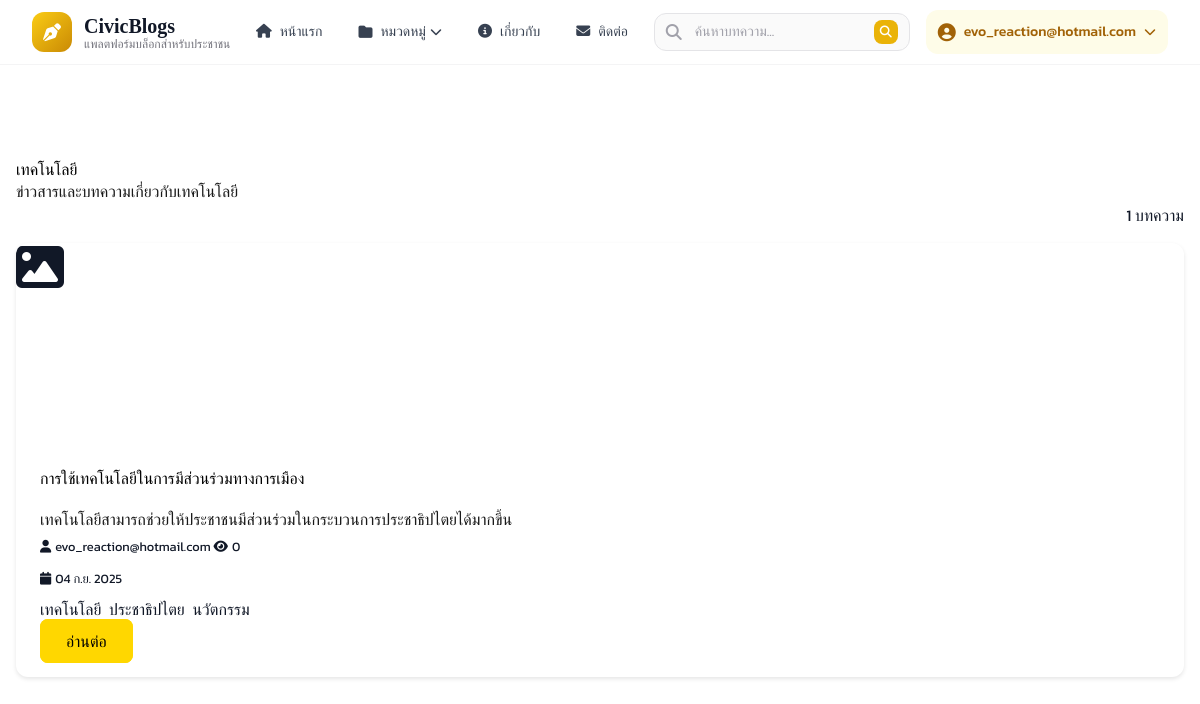
/category/technology/ (signed in), run on the app's committed database.
### blog/models.py (models this page shows, shortened)
class Category(models.Model):
    name = models.CharField(max_length=100, unique=True)
    slug = models.SlugField(max_length=100, unique=True, blank=True)
    description = models.TextField(blank=True)
    created_at = models.DateTimeField(auto_now_add=True)
    class Meta:
        verbose_name_plural = 'Categories'
        ordering = ['name']

class Post(models.Model):
    STATUS_CHOICES = (
        ('draft', 'Draft'),
        ('published', 'Published'),
        ('archived', 'Archived'),
    )
    title = models.CharField(max_length=200)
    slug = models.SlugField(max_length=200, unique=True, blank=True)
    author = models.ForeignKey(User, on_delete=models.CASCADE, related_name='blog_posts')
    category = models.ForeignKey(Category, on_delete=models.SET_NULL, null=True, blank=True, related_name='posts')
    excerpt = models.TextField(max_length=300, blank=True, help_text='Brief description of the post')
    content = RichTextUploadingField()
    featured_image = models.ImageField(upload_to=upload_featured_image, blank=True, null=True)
    featured_image_alt = models.CharField(max_length=200, blank=True, help_text='Alt text for featured image')
    status = models.CharField(max_length=10, choices=STATUS_CHOICES, default='draft')
    tags = TaggableManager(blank=True)
    meta_description = models.CharField(max_length=160, blank=True)
    meta_keywords = models.CharField(max_length=200, blank=True)
    created_at = models.DateTimeField(auto_now_add=True)
    updated_at = models.DateTimeField(auto_now=True)
    published_at = models.DateTimeField(null=True, blank=True)
    view_count = models.PositiveIntegerField(default=0)
    class Meta:
        ordering = ['-created_at']
        indexes = [
            models.Index(fields=['-created_at']),
            models.Index(fields=['status']),
            models.Index(fields=['category']),
        ]
    def get_absolute_url(self):
        return reverse('blog:post_detail', kwargs={'slug': self.slug})

### blog/views.py (the view)
# urls.py: re_path(r'^category/(?P<slug>[-\w]+)/$', views.CategoryDetailView.as_view(), name='category_detail'),
class CategoryDetailView(DetailView):
    model = Category
    template_name = 'blog/category_detail.html'
    context_object_name = 'category'
    def get_context_data(self, **kwargs):
        context = super().get_context_data(**kwargs)
        context['posts'] = self.object.posts.filter(status='published').select_related('author')
        return context

### templates/blog/category_detail.html (shortened to what this page needs)
{% extends 'base.html' %}
{% block content %}
<div class="p-4">
    <div class="d-flex justify-content-between align-items-center mb-4">
        <div>
            <h1 class="display-5">{{ category.name }}</h1>
            {% if category.description %}
                <p class="lead text-muted">{{ category.description }}</p>
            {% endif %}
        </div>
        <div class="text-end">
            <span class="badge bg-primary fs-6">{{ posts.count }} บทความ</span>
        </div>
    </div>
    {% if posts %}
        <div class="row">
            {% for post in posts %}
                <div class="col-md-6 col-lg-4 mb-4">
                    <div class="card h-100">
                        {% if post.featured_image %}
                            <img src="{{ post.featured_image.url }}"
                                 class="card-img-top"
                                 style="height: 200px; object-fit: cover;"
                                 alt="{{ post.featured_image_alt|default:post.title }}">
                        {% else %}
                            <div class="card-img-top bg-light d-flex align-items-center justify-content-center"
                                 style="height: 200px;">
                                <i class="fas fa-image fa-3x text-muted"></i>
                            </div>
                        {% endif %}
                        <div class="card-body d-flex flex-column">
                            <h5 class="card-title">{{ post.title }}</h5>
                            <p class="card-text">{{ post.excerpt|truncatewords:20 }}</p>
                            <div class="mt-auto">
                                <div class="d-flex justify-content-between align-items-center mb-2">
                                    <small class="text-muted">
                                        <i class="fas fa-user me-1"></i>{{ post.author.username }}
                                    </small>
                                    <small class="text-muted">
                                        <i class="fas fa-eye me-1"></i>{{ post.view_count }}
                                    </small>
                                </div>
                                <div class="d-flex justify-content-between align-items-center mb-2">
                                    <small class="text-muted">
                                        <i class="fas fa-calendar me-1"></i>{{ post.created_at|date:"d M Y" }}
                                    </small>
                                </div>
                                <div class="mb-2">
                                    {% for tag in post.tags.all|slice:":3" %}
                                        <span class="badge bg-info me-1">{{ tag.name }}</span>
                                    {% endfor %}
                                </div>
                                <a href="{{ post.get_absolute_url }}" class="btn btn-primary">อ่านต่อ</a>
                            </div>
                        </div>
                    </div>
                </div>
            {% endfor %}
        </div>
    {% else %}
        <div class="alert alert-info text-center" role="alert">
            <h4>ยังไม่มีบทความในหมวดหมู่นี้</h4>
            <p>กรุณาติดตามบทความใหม่ๆ ในหมวดหมู่ {{ category.name }}</p>
            <a href="{% url 'blog:post_list' %}" class="btn btn-primary">ดูบทความทั้งหมด</a>
        </div>
    {% endif %}
</div>
{% endblock %}

### templates/base.html (shortened to what this page needs)
<!DOCTYPE html>
<html lang="th" class="scroll-smooth">
<head>
    <script src="https://cdn.tailwindcss.com"></script>
    <link rel="stylesheet" href="https://cdnjs.cloudflare.com/ajax/libs/font-awesome/6.4.0/css/all.min.css">
    {% load static %}
    <link rel="stylesheet" href="{% static 'css/style.css' %}">
</head>
<body class="bg-white text-gray-900 font-sans antialiased">
    <nav class="fixed top-0 w-full bg-white/80 glass border-b border-gray-100 z-50 transition-all duration-300" id="navbar">
        <div class="max-w-7xl mx-auto px-4 sm:px-6 lg:px-8">
            <div class="flex justify-between items-center h-16">
                <div class="flex items-center space-x-4">
                    <a href="{% url 'blog:post_list' %}" class="flex items-center space-x-3 group">
                        <div class="w-10 h-10 bg-gradient-to-br from-yellow-400 to-yellow-600 rounded-xl flex items-center justify-center group-hover:scale-105 transition-transform duration-300">
                            <i class="fas fa-pen-nib text-white text-lg"></i>
                        </div>
                        <div class="hidden sm:block">
                            <h1 class="text-xl font-bold text-gray-900">CivicBlogs</h1>
                            <p class="text-xs text-gray-500 -mt-1">แพลตฟอร์มบล็อกสำหรับประชาชน</p>
                        </div>
                    </a>
                </div>
                <div class="hidden md:flex items-center space-x-1">
                    <a href="{% url 'blog:post_list' %}" class="px-4 py-2 text-sm font-medium text-gray-700 hover:text-yellow-600 hover:bg-yellow-50 rounded-lg transition-colors duration-200">
                        <i class="fas fa-home mr-2"></i>หน้าแรก
                    </a>
                    <div class="relative group">
                        <button class="px-4 py-2 text-sm font-medium text-gray-700 hover:text-yellow-600 hover:bg-yellow-50 rounded-lg transition-colors duration-200 flex items-center">
                            <i class="fas fa-folder mr-2"></i>หมวดหมู่
                            <i class="fas fa-chevron-down ml-1 text-xs"></i>
                        </button>
                    </div>
                    <a href="{% url 'blog:about' %}" class="px-4 py-2 text-sm font-medium text-gray-700 hover:text-yellow-600 hover:bg-yellow-50 rounded-lg transition-colors duration-200">
                        <i class="fas fa-info-circle mr-2"></i>เกี่ยวกับ
                    </a>
                    <a href="{% url 'blog:contact' %}" class="px-4 py-2 text-sm font-medium text-gray-700 hover:text-yellow-600 hover:bg-yellow-50 rounded-lg transition-colors duration-200">
                        <i class="fas fa-envelope mr-2"></i>ติดต่อ
                    </a>
                </div>
                <div class="flex items-center space-x-4">
                    <div class="hidden md:block">
                        <form method="GET" action="{% url 'blog:search' %}" class="relative">
                            <input type="search" name="q" placeholder="ค้นหาบทความ..." value="{{ request.GET.q }}"
                                   class="w-64 pl-10 pr-4 py-2 bg-gray-50 border border-gray-200 rounded-xl text-sm focus:outline-none focus:ring-2 focus:ring-yellow-500 focus:border-transparent transition-all duration-200">
                            <div class="absolute inset-y-0 left-0 pl-3 flex items-center pointer-events-none">
                            </div>
                            <button type="submit" class="absolute inset-y-0 right-0 pr-3 flex items-center">
                                <div class="w-6 h-6 bg-yellow-500 hover:bg-yellow-600 rounded-lg flex items-center justify-center transition-colors duration-200">
                                    <i class="fas fa-search text-white text-xs"></i>
                                </div>
                            </button>
                        </form>
                    </div>
                    {% if user.is_authenticated %}
                    <div class="relative group">
                        <button class="flex items-center space-x-2 px-3 py-2 bg-yellow-50 text-yellow-700 hover:bg-yellow-100 rounded-xl transition-colors duration-200">
                            <i class="fas fa-user-circle text-lg"></i>
                            <span class="hidden sm:block text-sm font-medium">{{ user.username }}</span>
                            <i class="fas fa-chevron-down text-xs"></i>
                        </button>
                    </div>
                    {% else %}
                    <a href="{% url 'admin:login' %}" class="px-4 py-2 bg-yellow-500 hover:bg-yellow-600 text-white text-sm font-medium rounded-xl transition-colors duration-200">
                        <i class="fas fa-sign-in-alt mr-2"></i>เข้าสู่ระบบ
                    </a>
                    {% endif %}
                </div>
            </div>
        </div>
    </nav>
    <main class="pt-16 min-h-screen">
        {% block content %}{% endblock %}
    </main>
</body>
</html>

### static/css/style.css (style rules this page uses)
:root { --primary-yellow: #FFD700; --secondary-yellow: #FFA500; --accent-yellow: #FFFF00; --light-yellow: #FFF8DC; --primary-black: #000000; --soft-black: #1a1a1a; --charcoal: #2c2c2c; --dark-gray: #404040; --pure-white: #FFFFFF; --off-white: #FAFAFA; --light-gray: #f5f5f5; --font-primary: 'Arial', sans-serif; --font-heading: 'Georgia', serif; --spacing-xs: 0.25rem; --spacing-sm: 0.5rem; --spacing-md: 1rem; --spacing-lg: 1.5rem; --spacing-xl: 2rem; --spacing-xxl: 3rem; --border-radius-sm: 4px; --border-radius-md: 8px; --border-radius-lg: 12px; --shadow-sm: 0 2px 4px rgba(0, 0, 0, 0.1); --shadow-md: 0 4px 8px rgba(0, 0, 0, 0.15); --shadow-lg: 0 8px 16px rgba(0, 0, 0, 0.2); }
* { margin: 0; padding: 0; box-sizing: border-box; }
body { font-family: 'Kanit', 'Arial', sans-serif; background-color: var(--pure-white); color: var(--primary-black); line-height: 1.6; padding-top: 80px; }
h1, h2, h3, h4, h5, h6 { font-family: var(--font-heading); color: var(--primary-black); margin-bottom: var(--spacing-md); font-weight: bold; }
h1 { font-size: 2.5rem; line-height: 1.2; }
p { margin-bottom: var(--spacing-md); color: var(--soft-black); }
a { color: var(--primary-black); text-decoration: none; transition: all 0.3s ease; }
.btn { border-radius: var(--border-radius-md); padding: var(--spacing-sm) var(--spacing-lg); font-weight: 500; transition: all 0.3s ease; border: 2px solid transparent; }
.btn-primary { background-color: var(--primary-yellow); border-color: var(--primary-yellow); color: var(--primary-black); }
.card { border: none; border-radius: var(--border-radius-lg); box-shadow: var(--shadow-sm); transition: all 0.3s ease; overflow: hidden; background-color: var(--pure-white); }
.card-body { padding: var(--spacing-lg); }
.card-title { color: var(--primary-black); font-family: var(--font-heading); margin-bottom: var(--spacing-md); }
.card-text { color: var(--soft-black); line-height: 1.6; }
.card { animation: fadeInUp 0.6s ease forwards; }

### templates/base.html (style rules this page uses)
.glass { backdrop-filter: blur(16px); -webkit-backdrop-filter: blur(16px); }

### data on the page
Category: name "เทคโนโลยี", description "ข่าวสารและบทความเกี่ยวกับเทคโนโลยี"
Post: title "การใช้เทคโนโลยีในการมีส่วนร่วมทางการเมือง", excerpt "เทคโนโลยีสามารถช่วยให้ประชาชนมีส่วนร่วมในกระบวนการประชาธิปไตยได้มากขึ้น", author.username "evo_reaction@hotmail.com", view_count "0", created_at "04 ก.ย. 2025"
Tag: name "เทคโนโลยี"
Tag: name "ประชาธิปไตย"
Tag: name "นวัตกรรม"

### other printed values
{{ user.username }} "evo_reaction@hotmail.com"
{{ posts.count }} "1"
